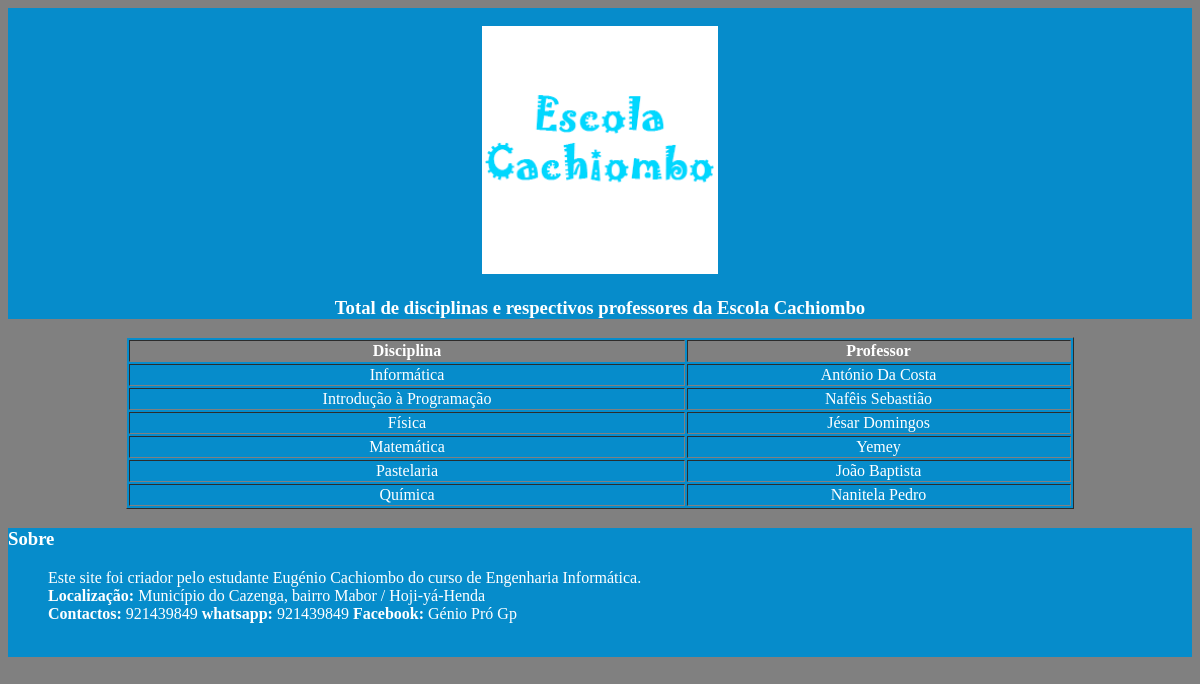
/Disciplina/VerDisciplinas.php, run on the app's committed database.
### tables this page shows
CREATE TABLE `disciplina` (
  `id_disc` int(11) NOT NULL,
  `nomeDisc` varchar(50) DEFAULT NULL,
  `codprof` int(11) DEFAULT NULL
);

CREATE TABLE `professor` (
  `id` int(11) NOT NULL,
  `nome` varchar(50) DEFAULT NULL,
  `senha` varchar(50) DEFAULT NULL,
  `idade` int(11) DEFAULT NULL,
  `morada` varchar(50) DEFAULT NULL,
  `genero` varchar(50) DEFAULT NULL
);

### Disciplina/VerDisciplinas.php (the view, shortened to what this page needs)
<!DOCTYPE html>
<html lang="pt-br">
<head>
</head>
<body>
	<div id="Cabeçario">
		<br>
	<label> <a href="../index.php"><img src="../Imagens/2logo.png" id="image"></a>
		<h3>
			Total de disciplinas e respectivos professores da Escola Cachiombo
		</h3>
	</label>
	</div>
	<div id="corpo">
		<?php
		$con = getConexao();
		$sql = "select * from disciplina a
				inner join professor b
				On a.codprof = b.id";
		$stmt = $con->prepare($sql);
		$stmt->execute();
		$result = $stmt->fetchAll();?>
		<table border="1" align="center">
				<tr id="cab">
				<th> Disciplina </th>
				<th> Professor </th>
				</tr>
	<?php	foreach ($result as $value) { ?>
		<tr>
		<td> <?php echo $value["nomeDisc"]?> </td>
		<td> <?php echo $value["nome"]?> </td>
		</tr>
	<?php	}?>
			</table>
	</div>
</body>
<footer>
	<dl>
		<dt> <h3> Sobre </h3></dt>
		<dd>
			Este site foi criador pelo estudante Eugénio Cachiombo do curso de Engenharia Informática. <br>
			<strong>Localização:</strong> Município do Cazenga, bairro Mabor / Hoji-yá-Henda<br>
			<strong>Contactos:</strong> 921439849 <strong>whatsapp:</strong> 921439849 <strong>Facebook:</strong> Génio Pró Gp
		</dd>
	</dl>
		 <br>
</footer>
</html>

### Disciplina/VerDisciplinas.php (style rules this page uses)
body { color: white; background: gray; }
#Cabeçario { background-size: cover; background: #068ccb; color: white; text-align: center; }
#corpo { color: white; text-align: center; }
footer { background: #068ccb; color: white; }
#image { width: 20% }
table { background: #068ccb; color: white; width: 80%; }
#cab { background: gray; }

### data on the page
disciplina: nomeDisc "Informática", codprof.nome "António Da Costa"
disciplina: nomeDisc "Introdução à Programação", codprof.nome "Nafêis Sebastião"
disciplina: nomeDisc "Física", codprof.nome "Jésar Domingos"
disciplina: nomeDisc "Matemática", codprof.nome "Yemey"
disciplina: nomeDisc "Pastelaria", codprof.nome "João Baptista"
disciplina: nomeDisc "Química", codprof.nome "Nanitela Pedro"
